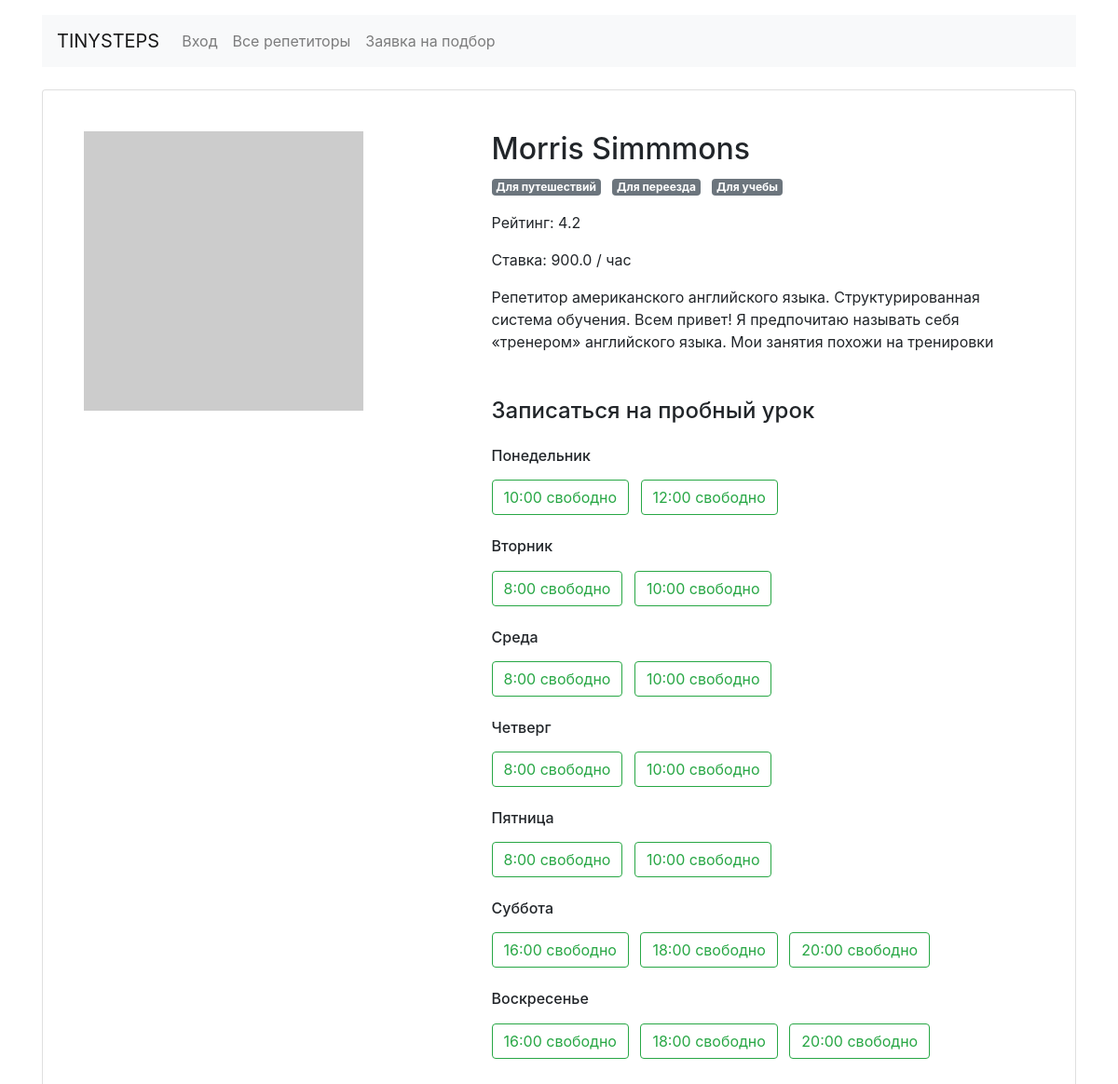
Page /profile/1/ on the committed database.
### example/models.py (models this page shows)
class Teachers(db.Model):
    __tablename__ = 'teacher'
    id = db.Column(db.Integer, primary_key=True)
    name = db.Column(db.String(50), nullable=False)
    about = db.Column(db.Text, nullable=False)
    rating = db.Column(db.Float, nullable=False)
    picture = db.Column(db.String, nullable=False)
    price = db.Column(db.Float, nullable=False)
    goals = db.relationship('Goals',
                            secondary=goals_teachers_associations,
                            back_populates='teachers',
                            )
    free = db.Column(JSON)
    bookings = db.relationship('Bookings', back_populates='teacher')

class Goals(db.Model):
    __tablename__ = 'goal'
    id = db.Column(db.Integer, primary_key=True)
    key = db.Column(db.String, nullable=False)
    value = db.Column(db.String, nullable=False)
    icon = db.Column(db.String, nullable=False)
    teachers = db.relationship('Teachers',
                               secondary=goals_teachers_associations,
                               back_populates='goals',
                               order_by=Teachers.price.desc()
                               )

class Day(db.Model):
    __tablename__ = 'day'
    id = db.Column(db.Integer, primary_key=True)
    key_en = db.Column(db.String, nullable=False)
    value_en = db.Column(db.String, nullable=False)
    value_ru = db.Column(db.String, nullable=False)

### example/views.py (the view)
@app.route('/profile/<int:id>/')
def profile_teacher(id):
    teacher = get_teacher(id)
    goal_teach = teacher.goals
    day_data_base = Day.query.order_by(Day.id).all()
    vacant_days = free_time(json.loads(teacher.free))
    return render_template(
        'profile.html',
        teacher=teacher,
        goals=goal_teach,
        title=f'{NAME_SITE} - {teacher.name}',
        vacant_days=vacant_days,
        day_base=day_data_base
    )

### example/views.py (called while the page is built)
def get_teacher(id):
    teacher = Teachers.query.get_or_404(id)
    return teacher

def free_time(free_teacher):
    vacant_days = {}
    for day, time_day in free_teacher.items():
        vacant_days[list_days[day][0], day] = []
        for time, flag in time_day.items():
            if flag:
                vacant_days[list_days[day][0], day].append(time)
    return vacant_days

### example/templates/profile.html
{% extends 'base.html' %}
{% block body %}
  <main class="container mt-3">
    <div class="card my-4 mx-auto">
      <div class="card-body m-2 m-md-4">
        <article class="row">
          <div class="col-5"><img src="{{ teacher.picture }}" class="img-fluid" alt=""></div>
          <div class="col-7">
            <section class="teacher=info">
                <h1 class="h2">{{ teacher.name }}</h1>
                <p>
                  {% for teacher_goal in goals %}
                    <span class="badge badge-secondary mr-2">
                      {{ teacher_goal.value }}
                    </span>
                  {% endfor %}
                </p>
              <p>Рейтинг: {{ teacher.rating }}</p>
              <p>Ставка: {{teacher.price}} / час</p>
                <p>{{ teacher.about }}</p>
            </section>
            <section class="available">
              <h4 class="mb-4 mt-5">Записаться на пробный урок</h4>
              {% for day, value_list in vacant_days.items() %}
                  <h6 class="mt-4">{{ day[0] }}</h6>
                {% if value_list|length > 0 %}
                  {% for hour in value_list %}
                    <a href="{{ url_for('booking', id=teacher.id, day=day[1],
                    time=hour.replace(':00', '')) }}" class="btn btn-outline-success mt-2 mr-2">{{ hour }} свободно</a>
                  {% endfor %}
                {% else %}
                  <p>Нет свободных уроков</p>
                {% endif %}
              {% endfor %}
            </section>
          </div>
        </article>
      </div>
    </div>
  </main>
{% endblock %}

### rows in the picture
Teachers: name "Morris Simmmons", rating "4.2", price "900.0", about "Репетитор американского английского языка. Структурированная система обучения. Всем привет! Я предпочитаю называть себя «тренером» английского языка. Мои занятия похожи на тренировки"
Goals: value "Для путешествий"
Goals: value "Для переезда"
Goals: value "Для учебы"
Day: value_ru "Понедельник", value_list "10:00" "12:00"
Day: value_ru "Вторник", value_list "8:00" "10:00"
Day: value_ru "Среда", value_list "8:00" "10:00"
Day: value_ru "Четверг", value_list "8:00" "10:00"
Day: value_ru "Пятница", value_list "8:00" "10:00"
Day: value_ru "Суббота", value_list "16:00" "18:00" "20:00"
Day: value_ru "Воскресенье", value_list "16:00" "18:00" "20:00"
